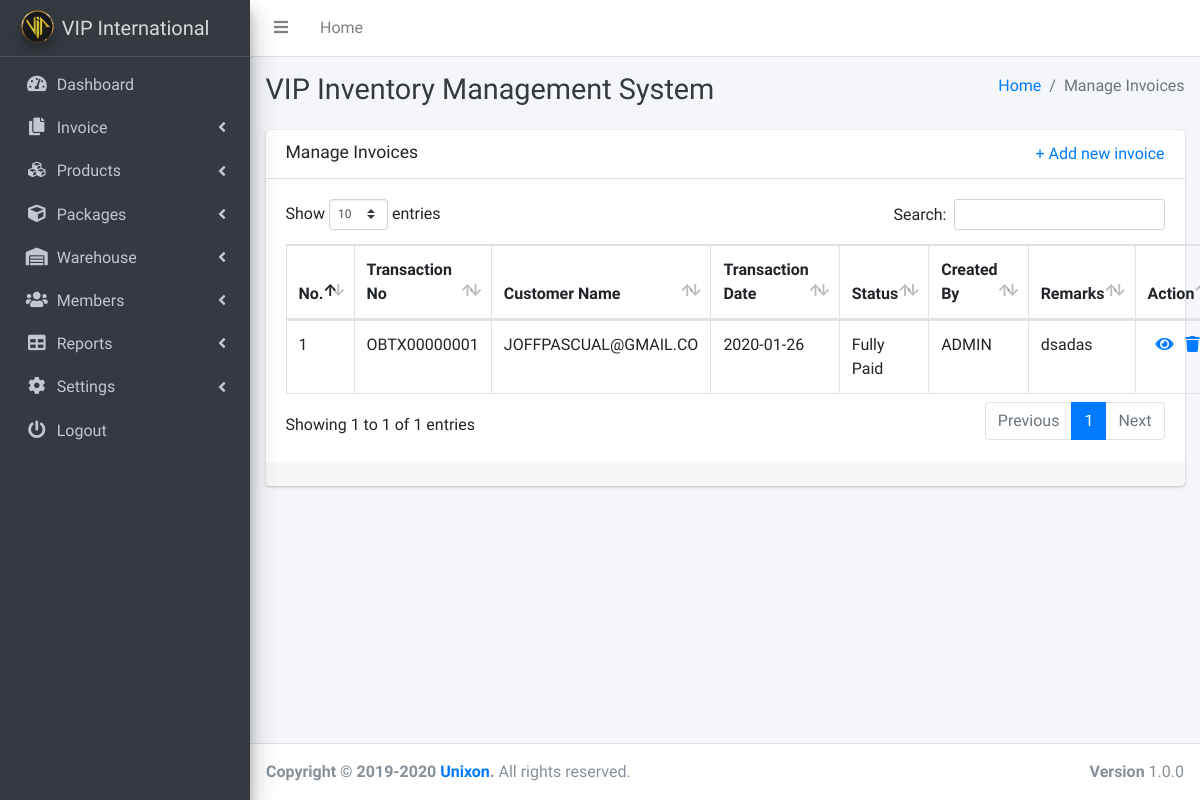
Before: /invoice-manage.php (signed in) with the older database file.
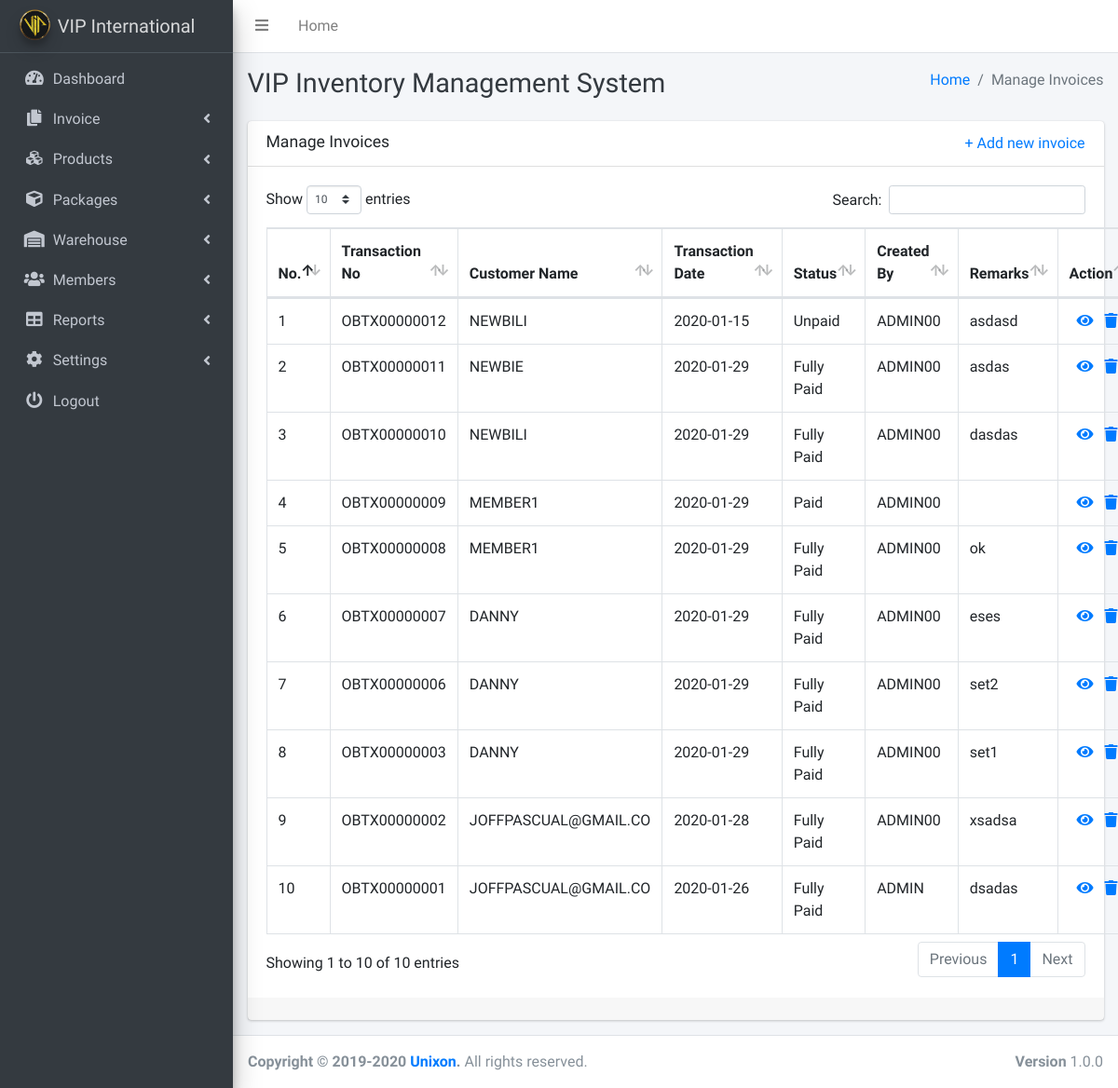
After: the same page with the newer database file.
### tables this page shows
CREATE TABLE `outboundtb` (
  `id` int(11) NOT NULL,
  `ob_tx_id` varchar(100) NOT NULL,
  `ob_custName` varchar(100) NOT NULL,
  `ob_warehouse` varchar(100) NOT NULL,
  `ob_date` varchar(100) NOT NULL,
  `ob_remarks` text NOT NULL,
  `ob_mot` varchar(100) NOT NULL,
  `ob_status` varchar(100) NOT NULL,
  `ob_received_by` varchar(100) NOT NULL,
  `ob_created_by` varchar(100) NOT NULL,
  `ob_created_at` datetime NOT NULL DEFAULT current_timestamp()
);

### invoice-manage.php (the view, shortened to what this page needs)
<!DOCTYPE html>
<html lang="en">
<?php include "includes/header.php"; ?>
<body class="hold-transition sidebar-mini">
<div class="wrapper">
  <?php include "includes/navbar.php"; ?>
  <?php include "includes/sidebar-manage.php"; ?>
  <div class="content-wrapper">
    <div class="content-header">
      <div class="container-fluid">
        <div class="row mb-2">
          <div class="col-sm-6">
            <h1 class="m-0 text-dark">VIP Inventory Management System</h1>
          </div>
          <div class="col-sm-6">
            <ol class="breadcrumb float-sm-right">
              <li class="breadcrumb-item"><a href="index.php">Home</a></li>
              <li class="breadcrumb-item active">Manage Invoices</li>
            </ol>
          </div>
        </div>
      </div>
    </div>
    <div class="content">
      <div class="container-fluid">
        <div class="row">
          <div class="col-lg-12">
            <div class="card">
              <div class="card-header">
                <div class="d-flex justify-content-between">
                  <h3 class="card-title">Manage Invoices</h3>
                  <a href="invoice-add.php">+ Add new invoice</a>
                </div>
              </div>
              <div class="card-body">
                <table id="example2" class="table table-bordered table-hover dataTable" role="grid" aria-describedby="example2_info">
                      <thead>
                        <tr>
                          <th class="sorting" tabindex="0" aria-controls="example2" rowspan="1" colspan="1" aria-label="Platform(s): activate to sort column ascending">No.</th>
                          <th class="sorting" tabindex="0" aria-controls="example2" rowspan="1" colspan="1" aria-label="Platform(s): activate to sort column ascending">Transaction No</th>
                          <th class="sorting" tabindex="0" aria-controls="example2" rowspan="1" colspan="1" aria-label="Platform(s): activate to sort column ascending">Customer Name</th>
                          <th class="sorting" tabindex="0" aria-controls="example2" rowspan="1" colspan="1" aria-label="Platform(s): activate to sort column ascending">Transaction Date</th>
                          <th class="sorting" tabindex="0" aria-controls="example2" rowspan="1" colspan="1" aria-label="Platform(s): activate to sort column ascending">Status</th>
                          <th class="sorting" tabindex="0" aria-controls="example2" rowspan="1" colspan="1" aria-label="Platform(s): activate to sort column ascending">Created By</th>
                          <th class="sorting" tabindex="0" aria-controls="example2" rowspan="1" colspan="1" aria-label="Platform(s): activate to sort column ascending">Remarks</th>
                          <th>Action</th>
                        </tr>
                      </thead>
                      <tbody>
                        <?php
                        require_once 'config.php';
                        $query = "SELECT * FROM outboundtb ORDER BY ob_tx_id DESC";
                        if($result = mysqli_query($link, $query)){
                          if(mysqli_num_rows($result) > 0){
                            $ctr = 0;
                            while($row = mysqli_fetch_array($result)){
                              $ctr++;
                              echo "<tr>";
                              echo "<td>" . $ctr . "</td>";
                              echo "<td>" . $row['ob_tx_id'] . "</td>";
                              echo "<td>" . $row['ob_custName'] . "</td>";
                              echo "<td>" . $row['ob_date'] . "</td>";
                              echo "<td>" . $row['ob_status'] . "</td>";
                              echo "<td>" . $row['ob_created_by'] . "</td>";
                              echo "<td>" . $row['ob_remarks'] . "</td>";
                              echo "<td>";
                              echo " &nbsp; <a href='invoice-view.php?ob_tx_id=". $row['ob_tx_id'] ."' title='View Invoice' data-toggle='tooltip'><span class='fas  fa fa-eye'></span></a>";
                              echo " &nbsp; <a href='invoice-delete.php?ob_tx_id=". $row['ob_tx_id'] ."' title='Delete Record' data-toggle='tooltip' onclick='return checkDelete()'><span class='fas fa-trash'></span></a>";
                              echo "</td>";
                              echo "</tr>";
                            }
                          } else{
                            echo "<p class='lead'><em>No records were found.</em></p>";
                          }
                        } else{
                          echo "ERROR: Could not able to execute $sql. " . mysqli_error($link);
                        }
                        ?>
                      </tbody>
                    </table>
              </div>
              <div class="card-footer">
              </div>
            </div>
          </div>
        </div>
      </div>
    </div>
  </div>
  <?php include "includes/footer.php"; ?>
</div>
</body>
</html>

### includes/header.php (shortened to what this page needs)
<head>
  <link rel="stylesheet" href="plugins/fontawesome-free/css/all.min.css">
  <link rel="stylesheet" href="http://code.ionicframework.com/ionicons/2.0.1/css/ionicons.min.css">
  <link rel="stylesheet" href="plugins/sweetalert2-theme-bootstrap-4/bootstrap-4.min.css">
  <link rel="stylesheet" href="plugins/toastr/toastr.min.css">
  <link rel="stylesheet" href="plugins/daterangepicker/daterangepicker.css">
  <link rel="stylesheet" href="plugins/icheck-bootstrap/icheck-bootstrap.min.css">
  <link rel="stylesheet" href="plugins/bootstrap-colorpicker/css/bootstrap-colorpicker.min.css">
  <link rel="stylesheet" href="plugins/tempusdominus-bootstrap-4/css/tempusdominus-bootstrap-4.min.css">
  <link rel="stylesheet" href="plugins/select2/css/select2.min.css">
  <link rel="stylesheet" href="plugins/select2-bootstrap4-theme/select2-bootstrap4.min.css">
  <link rel="stylesheet" href="plugins/bootstrap4-duallistbox/bootstrap-duallistbox.min.css">
  <link rel="stylesheet" href="dist/css/adminlte.min.css">
  <link rel="stylesheet" href="plugins/datatables-bs4/css/dataTables.bootstrap4.css">
</head>

### includes/navbar.php
<nav class="main-header navbar navbar-expand navbar-white navbar-light">
  <ul class="navbar-nav">
    <li class="nav-item">
      <a class="nav-link" data-widget="pushmenu" href="#"><i class="fas fa-bars"></i></a>
    </li>
    <li class="nav-item d-none d-sm-inline-block">
      <a href="index.php" class="nav-link">Home</a>
    </li>
  </ul>
</nav>

### includes/sidebar-manage.php (shortened to what this page needs)
<?php
  if($_SESSION["usertype"] == "Admin"){
    include ('includes/sidebar-admin.php');
  }
  ?>

### includes/sidebar-admin.php (shortened to what this page needs)
<aside class="main-sidebar sidebar-dark-primary elevation-4">
  <a href="index.php" class="brand-link">
    <img src="dist/img/AdminLTELogo.png" alt="AdminLTE Logo" class="brand-image img-circle elevation-3"
         style="opacity: .8">
    <span class="brand-text font-weight-light">VIP International</span>
  </a>
  <div class="sidebar">
    <nav class="mt-2">
      <ul class="nav nav-pills nav-sidebar flex-column" data-widget="treeview" role="menu" data-accordion="false">
        <li class="nav-item">
          <a href="index.php" class="nav-link">
            <i class="nav-icon fas fa-tachometer-alt"></i>
            <p>
              Dashboard
            </p>
          </a>
        </li>
        <li class="nav-item has-treeview">
          <a href="#" class="nav-link">
            <i class="nav-icon fas fa-copy"></i>
            <p>
              Invoice
              <i class="fas fa-angle-left right"></i>
            </p>
          </a>
        </li>
        <li class="nav-item has-treeview">
          <a href="#" class="nav-link">
            <i class="nav-icon fas fa-cubes"></i>
            <p>
              Products
              <i class="right fas fa-angle-left"></i>
            </p>
          </a>
        </li>
        <li class="nav-item has-treeview">
          <a href="#" class="nav-link">
            <i class="nav-icon fas fa-cube"></i>
            <p>
              Packages
              <i class="fas fa-angle-left right"></i>
            </p>
          </a>
        </li>
        <li class="nav-item has-treeview">
          <a href="#" class="nav-link">
            <i class="nav-icon fas fa-warehouse"></i>
            <p>
              Warehouse
              <i class="fas fa-angle-left right"></i>
            </p>
          </a>
        </li>
        <li class="nav-item has-treeview">
          <a href="#" class="nav-link">
            <i class="nav-icon fas fa-users"></i>
            <p>
              Members
              <i class="fas fa-angle-left right"></i>
            </p>
          </a>
        </li>
        <li class="nav-item has-treeview">
          <a href="#" class="nav-link">
            <i class="nav-icon fas fa-table"></i>
            <p>
              Reports
              <i class="fas fa-angle-left right"></i>
            </p>
          </a>
        </li>
        <li class="nav-item has-treeview">
          <a href="#" class="nav-link">
            <i class="nav-icon fas fa-cog"></i>
            <p>
              Settings
              <i class="fas fa-angle-left right"></i>
            </p>
          </a>
        </li>
        <li class="nav-item">
          <a href="logout.php" class="nav-link">
            <i class="nav-icon fas fa-power-off"></i>
            <p>
              Logout
            </p>
          </a>
        </li>
      </ul>
    </nav>
  </div>
</aside>

### includes/footer.php
<footer class="main-footer no-print">
  <strong>Copyright &copy; 2019-2020 <a href="">Unixon</a>.</strong>
  All rights reserved.
  <div class="float-right d-none d-sm-inline-block">
    <b>Version</b> 1.0.0
  </div>
</footer>

Changed rows visible on the page:
added outboundtb: ob_tx "OBTX00000012", ob_custName "NEWBILI", ob_date "2020-01-15", ob_status "Unpaid", ob_created_by "ADMIN00", ob_remarks "asdasd"
added outboundtb: ob_tx "OBTX00000011", ob_custName "NEWBIE", ob_date "2020-01-29", ob_status "Fully Paid", ob_created_by "ADMIN00", ob_remarks "asdas"
added outboundtb: ob_tx "OBTX00000010", ob_custName "NEWBILI", ob_date "2020-01-29", ob_status "Fully Paid", ob_created_by "ADMIN00", ob_remarks "dasdas"
added outboundtb: ob_tx "OBTX00000009", ob_custName "MEMBER1", ob_date "2020-01-29", ob_status "Paid", ob_created_by "ADMIN00"
added outboundtb: ob_tx "OBTX00000008", ob_custName "MEMBER1", ob_date "2020-01-29", ob_status "Fully Paid", ob_created_by "ADMIN00", ob_remarks "ok"
added outboundtb: ob_tx "OBTX00000007", ob_custName "DANNY", ob_date "2020-01-29", ob_status "Fully Paid", ob_created_by "ADMIN00", ob_remarks "eses"
added outboundtb: ob_tx "OBTX00000006", ob_custName "DANNY", ob_date "2020-01-29", ob_status "Fully Paid", ob_created_by "ADMIN00", ob_remarks "set2"
added outboundtb: ob_tx "OBTX00000003", ob_custName "DANNY", ob_date "2020-01-29", ob_status "Fully Paid", ob_created_by "ADMIN00", ob_remarks "set1"
added outboundtb: ob_tx "OBTX00000002", ob_custName "JOFFPASCUAL@GMAIL.CO", ob_date "2020-01-28", ob_status "Fully Paid", ob_created_by "ADMIN00", ob_remarks "xsadsa"
Other visible differences:
text written by a page script: "Show entries Search: Showing 1 to 1 of 1 entries Previous 1 Next" → "Show entries Search: Showing 1 to 10 of 10 entries Previous 1 Next"
